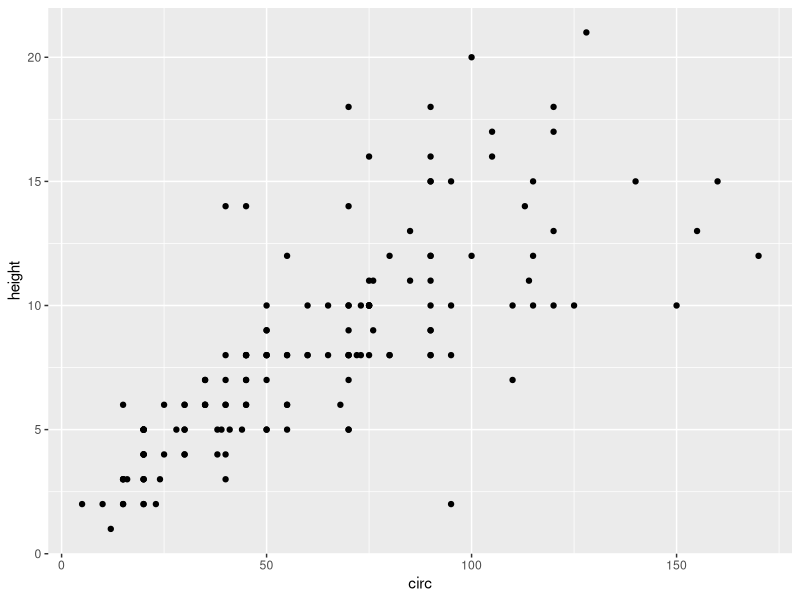
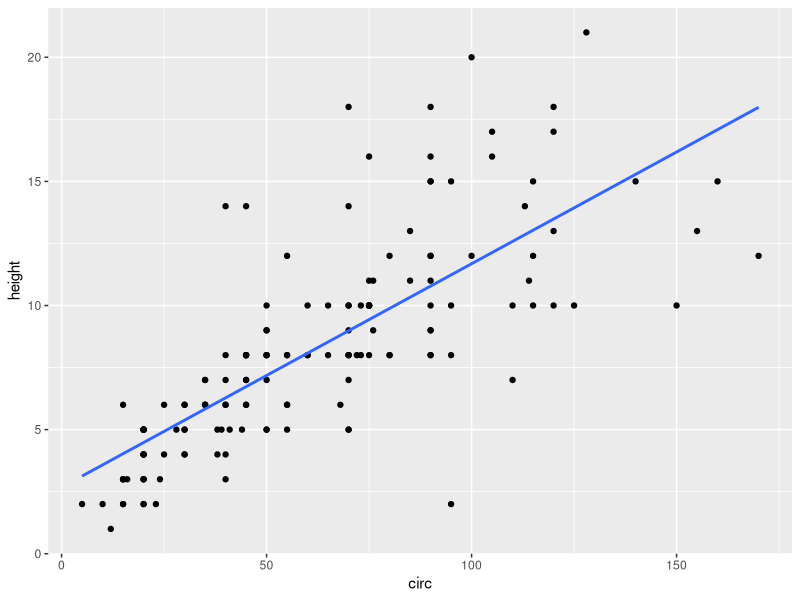
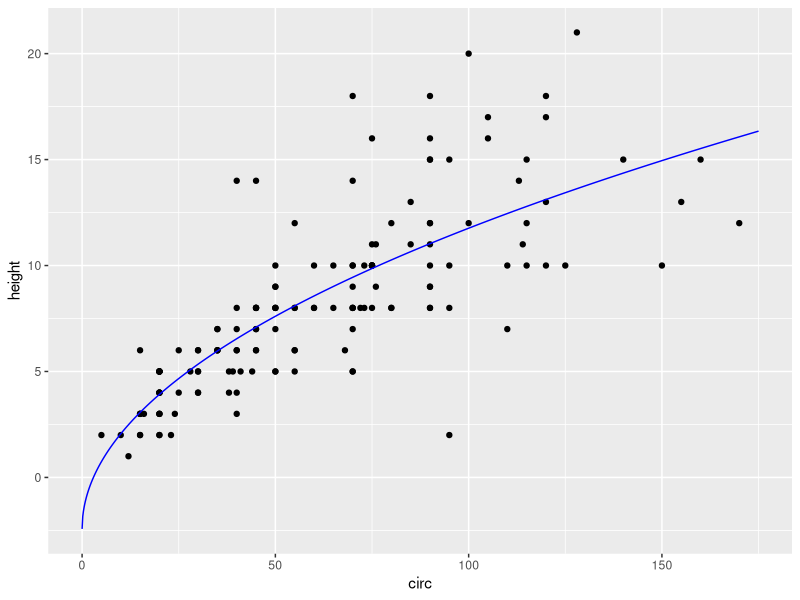

The R source for these figures, in order:
## ---- chunk 1
knitr::opts_chunk$set(echo = TRUE)
## ---- chunk 2
library(tidyverse)
## ---- chunk 3
myData=read.table(file="data.csv",sep=";",skip=3,header=TRUE)
myData=myData[myData$X10!=0,]

myData
## ---- chunk 4
circ=myData$X70
height=myData$X10
ggplot(myData,aes(x=circ,y=height))+ geom_point()+
xlab("circ")+
ylab("height")
## ---- chunk 5
simple_reg <- lm(height~circ,data=myData)
names(simple_reg)
## ---- chunk 6
anova(simple_reg)
## ---- chunk 7
summary(simple_reg)
## ---- chunk 8
ggplot(myData,aes(x=circ,y=height))+ geom_point()+
stat_smooth(method="lm",se=FALSE)+ xlab("circ")+
ylab("height")

## ---- chunk 9
myData$circ_sqrt <- sqrt(myData$X70)
myData
## ---- chunk 10
multi_reg <- lm(height~circ+circ_sqrt,data=myData)
summary(multi_reg)

## ---- chunk 11
multi_reg_2 <- lm(height~circ_sqrt,data=myData)
summary(multi_reg_2)

## ---- chunk 12
circ_pred <- seq(0,175,len=1000)
height_pred <- multi_reg_2$coefficients[1]+multi_reg_2$coefficients[2]*sqrt(circ_pred)
fct_reg <- data.frame(circ_pred=circ_pred,height_pred=height_pred)
ggplot()+
geom_point(data=myData,aes(x=circ,y=height)) + 
  geom_line(data=fct_reg,aes(x=circ_pred,y=height_pred),col="blue") +
  stat_smooth(method="lm",se=FALSE) +
  xlab("circ") +
  ylab("height")

